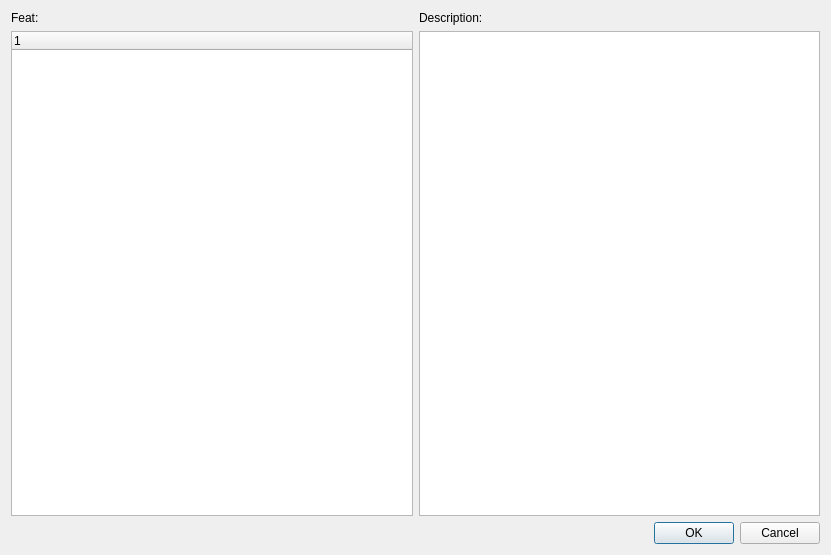
<?xml version="1.0" encoding="UTF-8"?>
<ui version="4.0">
 <class>FeatDialog</class>
 <widget class="QDialog" name="FeatDialog">
  <property name="geometry">
   <rect>
    <x>0</x>
    <y>0</y>
    <width>831</width>
    <height>555</height>
   </rect>
  </property>
  <property name="windowTitle">
   <string>Feats</string>
  </property>
  <property name="sizeGripEnabled">
   <bool>false</bool>
  </property>
  <layout class="QGridLayout" name="gridLayout">
   <item row="0" column="0">
    <layout class="QVBoxLayout" name="verticalLayoutTop">
     <item>
      <layout class="QHBoxLayout" name="horizontalLayout">
       <item>
        <layout class="QVBoxLayout" name="verticalLayout">
         <item>
          <widget class="QLabel" name="label">
           <property name="text">
            <string>Feat:</string>
           </property>
          </widget>
         </item>
         <item>
          <widget class="QTreeWidget" name="treeWidgetFeat">
           <column>
            <property name="text">
             <string notr="true">1</string>
            </property>
           </column>
          </widget>
         </item>
        </layout>
       </item>
       <item>
        <layout class="QVBoxLayout" name="verticalLayout_2">
         <item>
          <widget class="QLabel" name="label_2">
           <property name="text">
            <string>Description:</string>
           </property>
          </widget>
         </item>
         <item>
          <widget class="QTextEdit" name="textEditDescription">
           <property name="readOnly">
            <bool>true</bool>
           </property>
          </widget>
         </item>
        </layout>
       </item>
      </layout>
     </item>
     <item>
      <layout class="QHBoxLayout" name="horizontalLayoutBottom">
       <item>
        <layout class="QHBoxLayout" name="horizontalLayoutButtons">
         <item>
          <widget class="QLabel" name="label_3">
           <property name="text">
            <string/>
           </property>
          </widget>
         </item>
        </layout>
       </item>
       <item>
        <spacer name="horizontalSpacer">
         <property name="orientation">
          <enum>Qt::Horizontal</enum>
         </property>
         <property name="sizeHint" stdset="0">
          <size>
           <width>40</width>
           <height>20</height>
          </size>
         </property>
        </spacer>
       </item>
       <item>
        <widget class="QDialogButtonBox" name="buttonBox">
         <property name="orientation">
          <enum>Qt::Horizontal</enum>
         </property>
         <property name="standardButtons">
          <set>QDialogButtonBox::Cancel|QDialogButtonBox::Ok</set>
         </property>
        </widget>
       </item>
      </layout>
     </item>
    </layout>
   </item>
  </layout>
 </widget>
 <resources/>
 <connections>
  <connection>
   <sender>buttonBox</sender>
   <signal>accepted()</signal>
   <receiver>FeatDialog</receiver>
   <slot>accept()</slot>
   <hints>
    <hint type="sourcelabel">
     <x>248</x>
     <y>254</y>
    </hint>
    <hint type="destinationlabel">
     <x>157</x>
     <y>274</y>
    </hint>
   </hints>
  </connection>
  <connection>
   <sender>buttonBox</sender>
   <signal>rejected()</signal>
   <receiver>FeatDialog</receiver>
   <slot>reject()</slot>
   <hints>
    <hint type="sourcelabel">
     <x>316</x>
     <y>260</y>
    </hint>
    <hint type="destinationlabel">
     <x>286</x>
     <y>274</y>
    </hint>
   </hints>
  </connection>
 </connections>
</ui>
